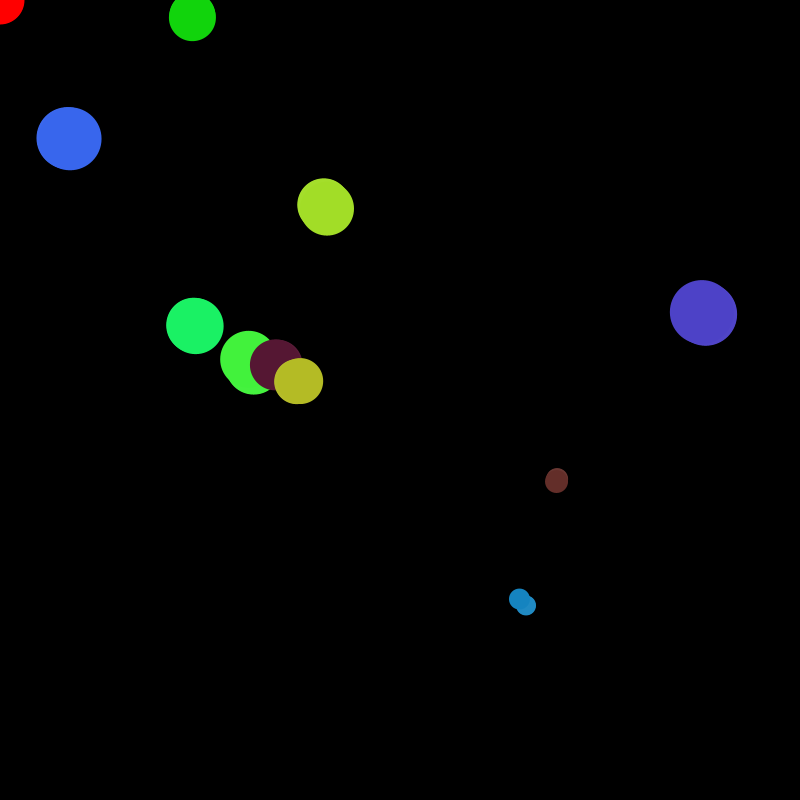
Frame 1 (no input)
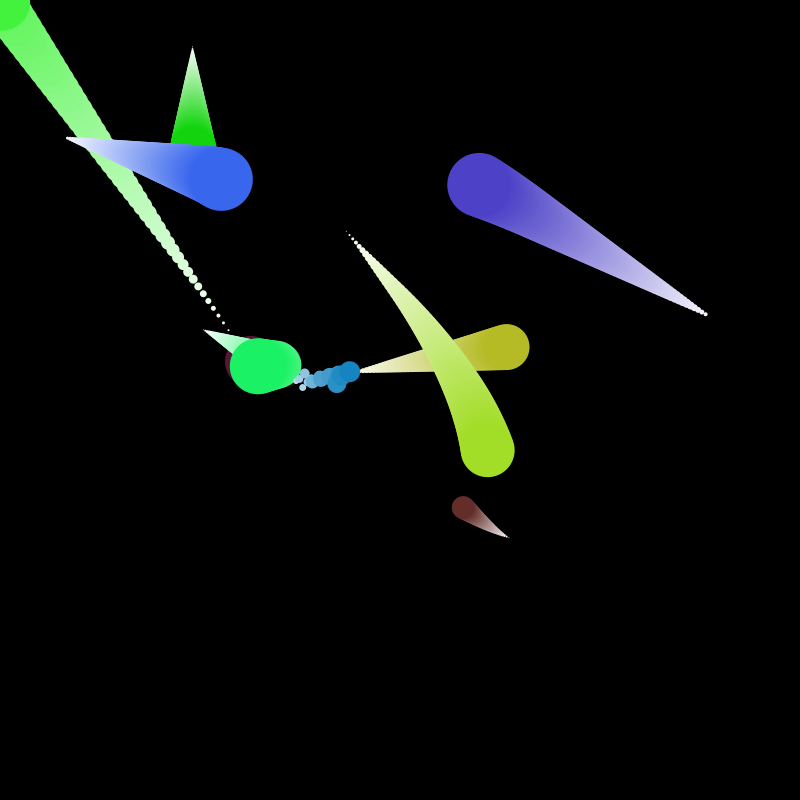
Frame 60 (the mouse pressed at the canvas centre just before this capture)
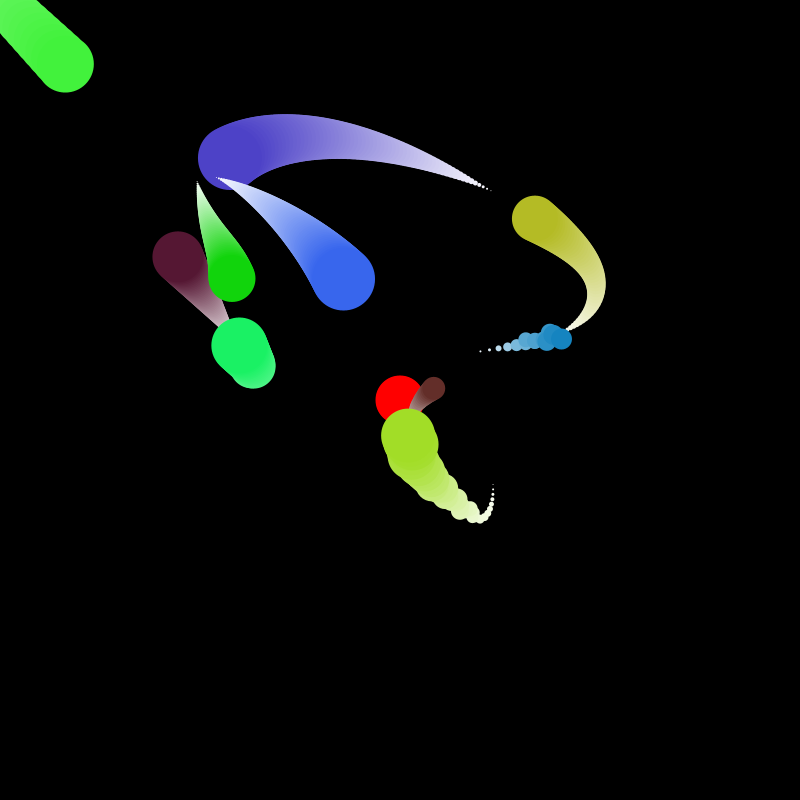
Frame 120 (the mouse held since frame 60 and released just before this capture)

The Processing sketch that drew these frames (run headless with seeded random() and noise(); from frame 60 on, the mouse is pressed at the canvas centre):

// Processing sketch: exo163
// ── exo163.pde
class Snake {
  int taille;
  color couleur;
  float vitesse;
  float[] xpos;
  float[] ypos;

  Snake(int taille, color couleur, float vitesse, float x0, float y0) {
    this.taille = taille;
    this.couleur = couleur;
    this.vitesse = vitesse;

    xpos = new float[taille];
    ypos = new float[taille];
    for (int i = 0; i < taille; i++) {
      xpos[i] = x0;
      ypos[i] = y0;
    }
  }

  void dessiner() {
    noStroke();
    for (int i = 0; i < taille; i++) {
      fill(lerpColor(color(255), couleur, i / (taille - 1.0)));
      ellipse(xpos[i], ypos[i], i, i);
    }
  }

  // modificateurs
  void deplacer(float x, float y) {
    for (int i = 0; i < taille - 1; i++) {
      xpos[i] = xpos[i + 1];
      ypos[i] = ypos[i + 1];
    }
    xpos[taille - 1] = x;
    ypos[taille - 1] = y;
  }

  void avancerVers(float x, float y) {
    float xTete = xpos[taille - 1];
    float yTete = ypos[taille - 1];
    float d = dist(xTete, yTete, x, y);
    float vx = vitesse * (x - xTete) / d;
    float vy = vitesse * (y - yTete) / d;
    deplacer(xTete + vx, yTete + vy);
  }

  // accesseurs
  float getXTete() {
    return xpos[taille - 1];
  }

  float getYTete() {
    return ypos[taille - 1];
  }

  float getXQueue() {
    return xpos[0];
  }

  float getYQueue() {
    return ypos[0];
  }
}

Snake snake;

Snake leader;
Snake[] followers = new Snake[10];

void setup() {
  size(800, 800);
  frameRate(120);
  leader = new Snake(50, color(255, 0, 0), 0, 0, 0);
  for (int i = 0; i < followers.length; i++) {
    followers[i] = new Snake(int(random(20, 80)),
      color(random(255), random(255), random(255)), random(2, 10),
      random(width), random(height));
  }
}

void draw() {
    background(0);
    leader.deplacer(mouseX, mouseY);
    leader.dessiner();

    followers[0].avancerVers(leader.getXQueue(), leader.getYQueue());
    followers[0].dessiner();

    for (int i = 1; i < followers.length; i++) {
        followers[i].avancerVers(followers[i - 1].getXQueue(), followers[i - 1].getYQueue());
        followers[i].dessiner();
    }
}
